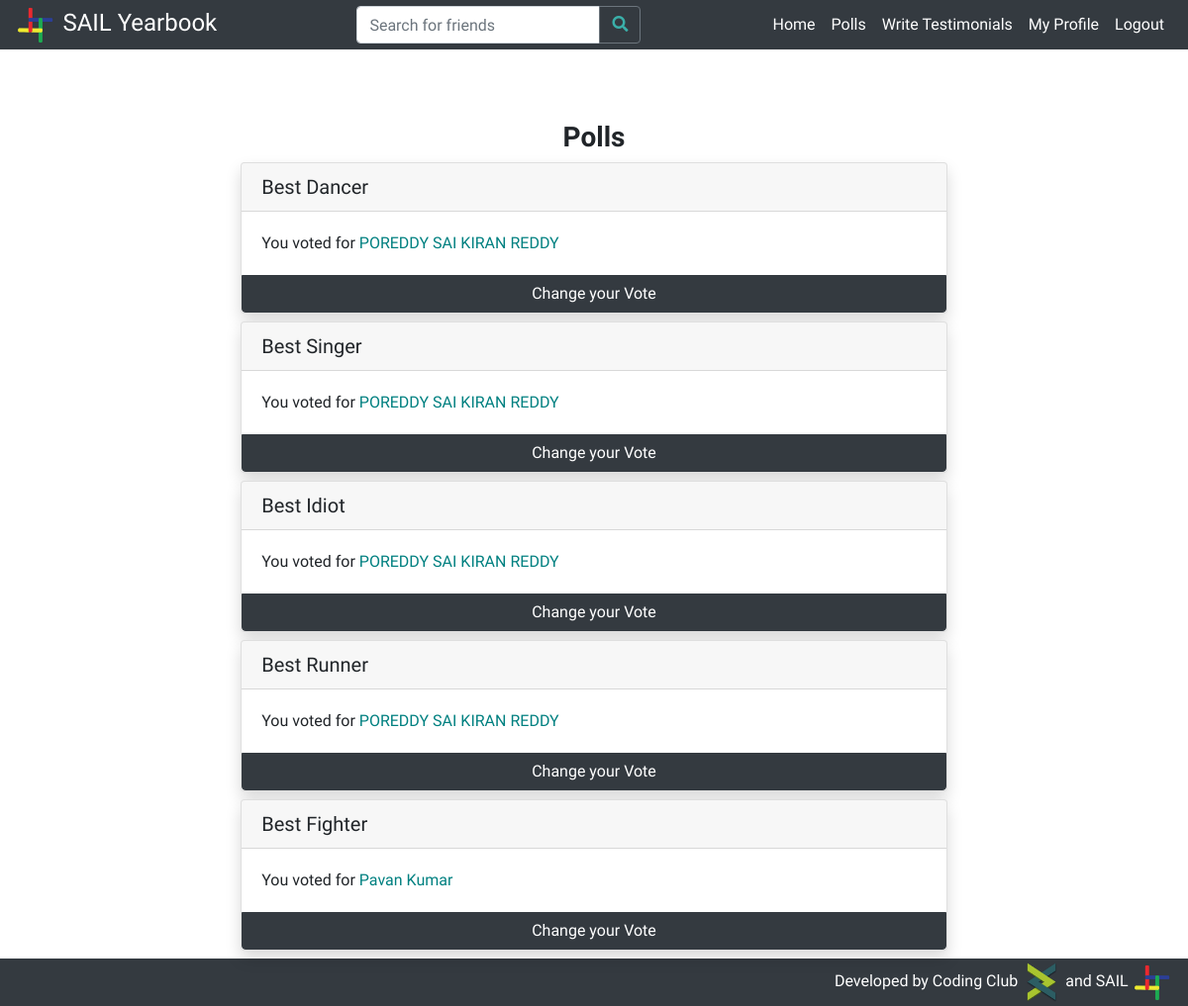
/yearbook/polls/ (signed in), run on the app's committed database.
### students/models.py (models this page shows, shortened)
class PollQuestion (models.Model):
    question = models.CharField(max_length=200)

class Profile(models.Model):
    btech = '01'
    mtech = '41'
    phd = '61'
    msc = '21'
    msr = '43'
    ma = '22'
    bdes = '02'
    mdes = '42'
    error = '00'
    program_values = (
        (btech, 'BTech'),
        (mtech, 'MTech'),
        (phd, 'PhD'),
        (msc, 'MSc'),
        (msr, 'MS-R'),
        (ma, 'MA'),
        (bdes, 'BDes'),
        (mdes, 'MDes'),
        (error, 'Error')
    )
    cse = '01'
    ece = '02'
    me = '03'
    ce = '04'
    dd = '05'
    bsbe = '06'
    cl = '07'
    cst = '22'
    eee = '08'
    ma = '23'
    ph = '21'
    rt = '54'
    hss = '41'
    enc = '51'
    env = '52'
    nt = '53'
    lst = '55'
    department_values = (
        (cse, 'Computer Science & Engineering'),
        (ece, 'Electronics & Communication Engineering'),
        (me, 'Mechanical Engineering'),
        (ce, 'Civil Engineering'),
        (dd, 'Design'),
        (bsbe, 'Biosciences & Bioengineering'),
        (cl, 'Chemical Engineering'),
        (cst, 'Chemical Science & Technology'),
        (eee, 'Electronics & Electrical Engineering'),
        (ma, 'Mathematics & Computing'),
        (ph, 'Engineering Physics'),
        (rt, 'Rural Technology'),
        (hss, 'Humanities & Social Sciences'),
        (enc, 'Centre for Energy'),
        (env, 'Centre for Environment'),
        (nt, 'Centre for Nanotechnology'),
        (lst, 'Centre for Linguistic Science & Technology'),
        (error, 'Error')
    )
    profile_pic = models.ImageField(upload_to='profile_pics/', default='profile_pics/no-profile-pic.png')
    user = models.ForeignKey(User, on_delete=models.CASCADE)
    full_name = models.CharField(max_length=100)
    rollno = models.IntegerField()
    program = models.CharField(max_length=2, choices=program_values)
    department = models.CharField(max_length=3, choices=department_values)
    bio = models.TextField(max_length=1000)
    graduating = models.BooleanField(default=False)

### students/views.py (the view)
# urls.py: path('polls/', student_views.polls, name='polls'),
@login_required
def polls(request):
    if request.method == 'GET':
        if request.user and not request.user.is_anonymous:
            logged_in = True
        else:
            logged_in = False
        if logged_in:
            user = User.objects.filter(username=request.user.username).first()
            poll_questions = PollQuestion.objects.all()
            polls = {}
            if user.is_superuser:
                for question in poll_questions:
                    answers = PollAnswer.objects.filter(question=question)
                    answers_count = answers.count()
                    poll_dict = {}
                    for answer in answers:
                        if answer.answer in poll_dict.keys():
                            poll_dict[answer.answer].append(answer.voted_by)
                        else:
                            poll_dict[answer.answer] = [answer.voted_by]
                    polls[(question, answers_count)] = sorted(poll_dict.items(), key=votes_sort_key, reverse=True)
                context = {
                    'polls': polls,
                    'user': user,
                    'logged_in': logged_in
                }
                return render(request, 'admin_home.html', context)
            else:
                user_profile = Profile.objects.filter(user=user).first()
                if not user_profile.graduating:
                    context = {
                        'user': user,
                        'user_profile': user_profile,
                        'logged_in': logged_in
                    }
                    return render(request, 'polls.html', context)
                else:
                    testimonials = Testimonial.objects.filter(given_to=user_profile).order_by('-id')
                    for question in poll_questions:
                        answers = PollAnswer.objects.filter(question=question)
                        myanswer = answers.filter(voted_by=user_profile).first()
                        if myanswer:
                            myanswer = myanswer.answer
                        else:
                            myanswer = None
                        poll_nominees = []
                        for answer in answers:
                            if answer.answer not in poll_nominees:
                                poll_nominees.append(answer.answer)
                        polls[(question, myanswer)] = sorted(poll_nominees, key=nominees_sort_key)
                    context = {
                        'testimonials': testimonials,
                        'polls': polls,
                        'user': user,
                        'user_profile': user_profile,
                        'logged_in': logged_in
                    }
                    return render(request, 'polls.html', context)
        else:
            return HttpResponseRedirect(reverse('login'))
    else:
        return error404(request)

### students/views.py (called while the page is built)
def nominees_sort_key(item):
    return item.full_name

### students/templates/polls.html (shortened to what this page needs)
{% extends 'base.html' %}
{% block content %}
    <div class="container-fluid">
        <div class="row mx-lg-5 mt-4">
            {% if user_profile.graduating %}
                <div class="col-lg-9" style="margin-left:auto;margin-right:auto;">
                    <h3 class="text-center" style="font-weight:bold;">Polls</h3>
                    <div class="container">
                        {% for question, nominees in polls.items %}
                            <div class="card shadow my-2 mx-lg-3">
                                <div class="card-header">
                                    <h5 class="mb-0">{{ question.0.question }}</h5>
                                </div>
                                {% if question.1 %}
                                <div class="card-body">
                                    <p class="mb-0">You voted for <a href="{% url 'profile' question.1.user.username %}">{{ question.1.full_name }}</a></p>
                                </div>
                                {% endif %}
                                <button type="button" class="btn btn-dark" style="border-top-right-radius: 0;border-top-left-radius: 0;width: 100%;" data-toggle="modal" data-target="#add-vote-modal-{{ question.0.id }}">
                                    {% if question.1 %}Change your{% else %}Add a{% endif %} Vote
                                </button>
                            </div>
                        {% endfor %}
                    </div>
                </div>
            {% else %}
                <div class="col-lg-3"></div>
                <div class="col-lg-6">
                    <h2 class="text-center">Search for the graduating batch students, above to give testimonials.</h2>
                </div>
                <div class="col-lg-3"></div>
            {% endif %}
        </div>
    </div>
{% endblock %}

### students/templates/base.html (style rules this page uses)
a { color:teal; }
body { padding-top:50px; }

### data on the page
PollQuestion: question "Best Dancer", full_name "POREDDY SAI KIRAN REDDY", {{ question.0.id }} 1 (drawn)
PollQuestion: question "Best Singer", full_name "POREDDY SAI KIRAN REDDY"
PollQuestion: question "Best Idiot", full_name "POREDDY SAI KIRAN REDDY"
PollQuestion: question "Best Runner", full_name "POREDDY SAI KIRAN REDDY"
PollQuestion: question "Best Fighter", full_name "Pavan Kumar"
